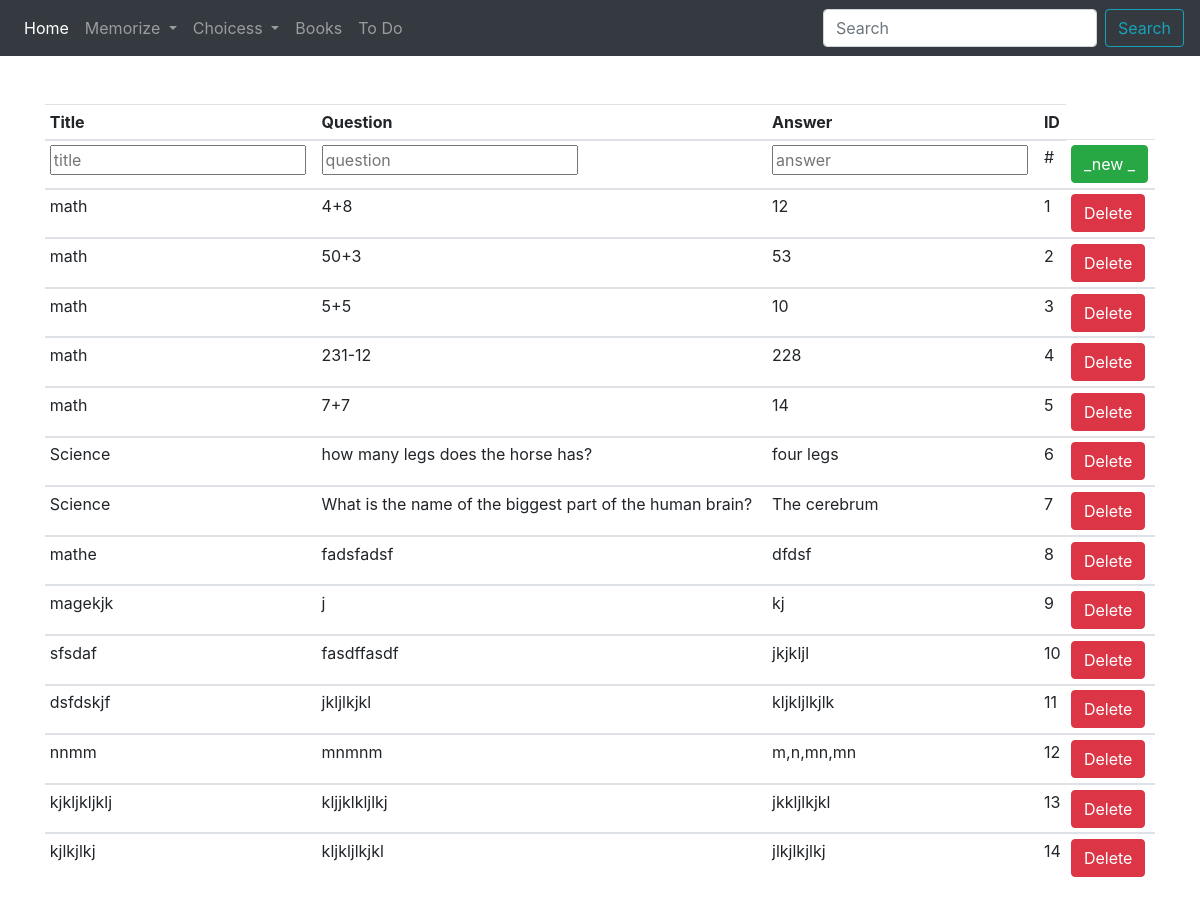
The app's page /memorize/cards_list/, older data.
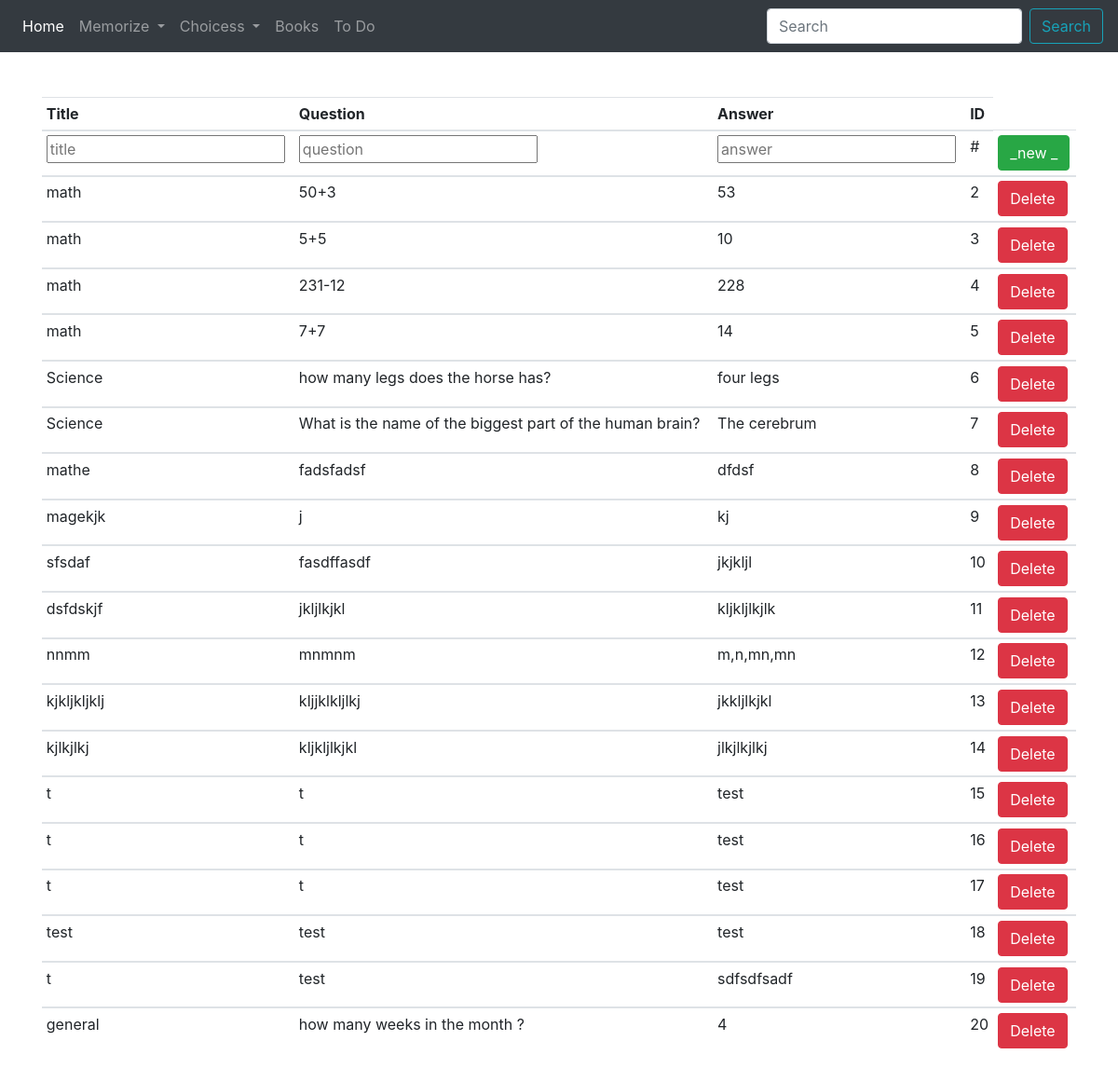
The same page, newer data.
### cards/models.py (models this page shows, shortened)
class Cards(models.Model):
    title = models.CharField(max_length=200, null=True, blank=True)
    question = models.CharField(max_length=200, null=True, blank=True)
    answer = models.CharField(max_length=200, null=True, blank=True)

### cards/views.py (the view)
# urls.py: path('cards_list/', views.cards_list, name='cards_list'),
def cards_list(request):
    template_name = 'cards/cards_list.html'
    if request.method == 'POST':
        Cards.objects.create(title=request.POST.get('title'),
                             question=request.POST.get('question'),
                             answer=request.POST.get('answer'))
    obj = Cards.objects.all()
    context = {'obj': obj}
    return render(request, template_name, context)

### cards/templates/cards/cards_list.html
{% extends 'cards/base.html'%}
{% block body_block%}
<div class='container'>
<table class="table table-sm">
  <thead>
    <tr>
      <th scope="col">Title</th>
      <th scope="col">Question</th>
      <th scope="col">Answer</th>
      <th scope="col">ID</th>
    </tr>
  </thead>
      <tr>
      <td><form method='POST'>{%csrf_token%} <input type="text" name="title" placeholder="title"></td>
      <td><form method='POST'>{%csrf_token%} <input type="text" name="question" placeholder="question"></td>
      <td><form method='POST'>{%csrf_token%} <input type="text" name="answer" placeholder="answer"></td>
      <td>#</td>
      <td>
            <form method='POST' action="{%url 'cards_list'%}">{%csrf_token%}
              <button class="btn btn-success" type="submit"> _new _ </button>
            </form>
      </td>
    </tr>
  {%for o in obj%}
  <tbody>
    <tr>
      <td>{{o.title}}</td>
      <td>{{o.question}}</td>
      <td>{{o.answer}}</td>
      <td>{{o.id}}</td>
      <td>
        <a class='btn btn-danger' href="{% url 'delete' pk=o.pk %}">Delete</a>
      </td>
    </tr>
 {%endfor%}
  </tbody>
</table>
</div>
  {%endblock%}

Row changes from the older to the newer data that the page shows:
removed Cards: title "math", question "4+8", answer "12", id "1"
added Cards: title "t", question "t", answer "test", id "15"
added Cards: title "t", question "t", answer "test", id "16"
added Cards: title "t", question "t", answer "test", id "17"
added Cards: title "test", question "test", answer "test", id "18"
added Cards: title "t", question "test", answer "sdfsdfsadf", id "19"
added Cards: title "general", question "how many weeks in the month ?", answer "4", id "20"
